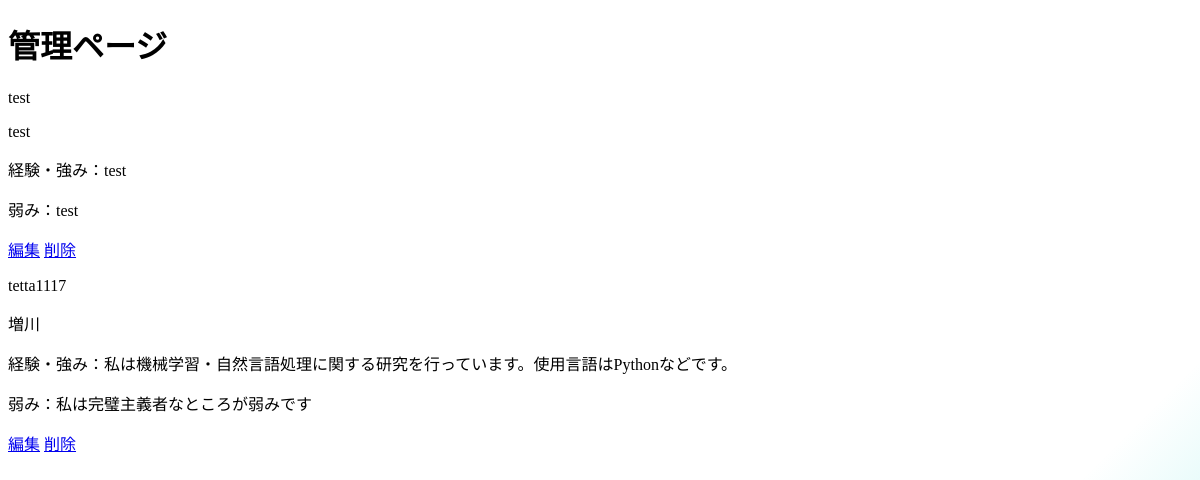
/admin, run on an earlier commit of the app's database.
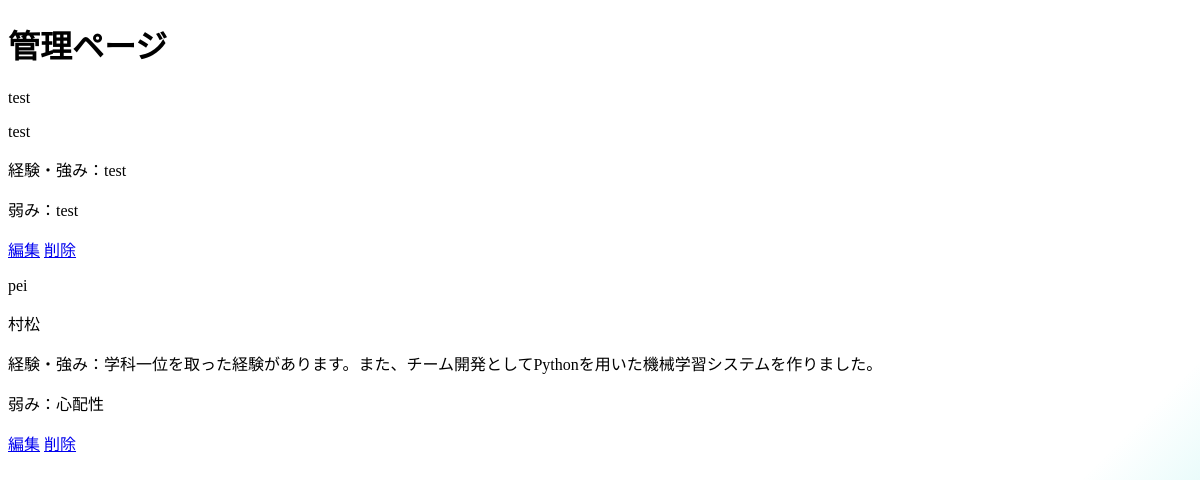
And on a later commit of the database.
### src/app.py (models this page shows)
class UserInformation(UserMixin, db.Model):
    id = db.Column(db.String(10), primary_key=True, autoincrement=False)
    name = db.Column(db.String(20), nullable=False)
    password = db.Column(db.String(100), nullable=False)
    experience = db.Column(db.String(500), nullable=False)
    weakness = db.Column(db.String(500), nullable=False)

### src/app.py (the view)
@app.route("/admin")
def admin():
    users = UserInformation.query.all()
    return  render_template("admin.html", users=users)

### src/templates/admin.html (shortened to what this page needs)
<!DOCTYPE HTML>
<html lang="ja">
    <head>
        <link rel="stylesheet" href="../static/css/style1.css">
    </head>
    <body>
        <h1>管理ページ</h1>
        {% for user in users %}
        <user>
            <p>{{user.id}}</p>
            <p>{{user.name}}</p>
            <p>経験・強み：{{user.experience}}</p>
            <p>弱み：{{user.weakness}}</p>
            <a href='/admin_update/{{user.id}}' role='button'>編集</a>
            <a href='/admin_delete/{{user.id}}' role='button'>削除</a>
        </user>
        {% endfor %}
    </body>
</html>

### src/static/css/style1.css (style rules this page uses)
body { background: linear-gradient(135deg, #fff 50%, #fff 70%, #0dd7d029 80%); background-size: cover; background-repeat: no-repeat; height: 1000px; }

What changed in the data, as far as the page shows it:
removed UserInformation: id "tetta1117", name "増川", experience "私は機械学習・自然言語処理に関する研究を行っています。使用言語はPythonなどです。", weakness "私は完璧主義者なところが弱みです"
added UserInformation: id "pei", name "村松", experience "学科一位を取った経験があります。また、チーム開発としてPythonを用いた機械学習システムを作りました。", weakness "心配性"
